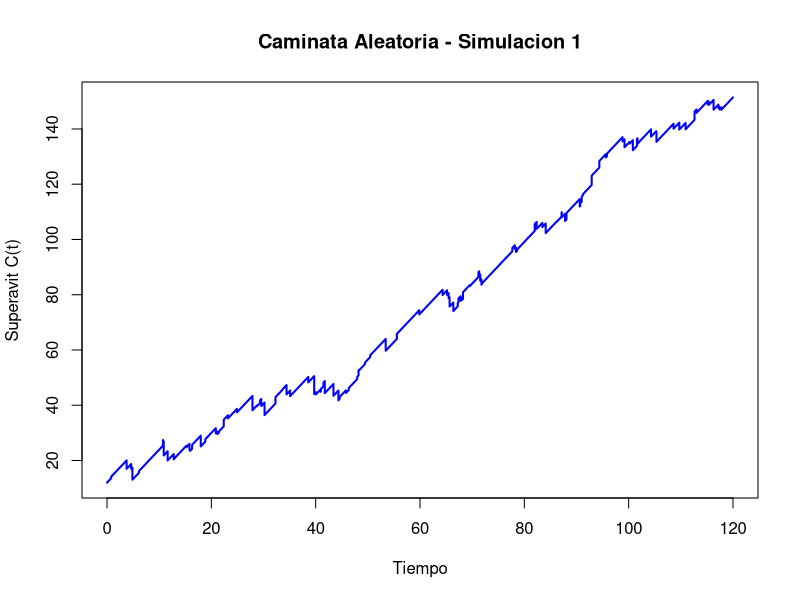
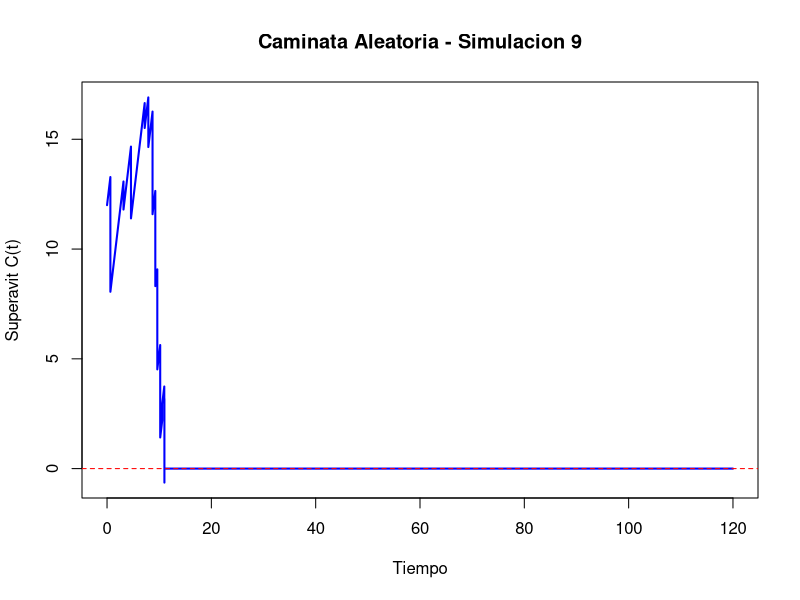

These charts were generated, in order, by the following R code: (Note: a time limit stopped this script after it produced the figures.)
set.seed(89)  # para reproducibilidad

### MODELO ###

# PARTE I: Explorar distribuciones de tamano de siniestros
# Gamma

## Parametros generales del modelo
u <- 12 # capital inicial
c <- 2 # tasa de ingreso de primas por unidad de tiempo
Tmax <- 120 # tiempo total a simular
nsim <- 10000 # Numero de simulaciones para Monte Carlo

## Parametros de frecuencia
# Parametros de la distribucion de arribos de siniestros (Exponencial)
lambda <- 0.6
# Parametros de la distribucion de arribos de inyecciones (Exponencial)
lambda_2 <- 0.3

## Parametros de tamano
# Parametros de la distribucion de tamanos de siniestros (Gamma)
alpha <- 2
sigma <- 1
# Parametros de la distribucion de tamanos de inyecciones (Gamma)
alpha_2 <- 2
sigma_2 <- 0.6

### Monte Carlo ###

## Condiciones iniciales
contador_ruinas <- 0 # Contador de ruinas
contador_no_ruinas <- 0 # Contador de no-ruinas
tiempos_ruina <- numeric() # Tiempos de ruinas
utilidades <- numeric(nsim) # Utilidades
graficado_ruina <- FALSE
graficado_no_ruina <- FALSE

## Simulaciones
for (i in 1:nsim) {
  
  ## Tiempos de arribo de los siniestros
  arribos_brutos_sin <- cumsum(rexp(n = Tmax * lambda * 2, rate = lambda))
  if (tail(arribos_brutos_sin, 1) < Tmax) {
    warning("No se generaron suficientes eventos para cubrir hasta Tmax. Aumentar n.")
  }
  arribos_sin <- arribos_brutos_sin[arribos_brutos_sin <= Tmax]
  n_sin <- length(arribos_sin)
  
  ## Tiempos de arribo de las inyecciones
  arribos_brutos_iny <- cumsum(rexp(n = Tmax * lambda_2 * 2, rate = lambda_2))
  if (tail(arribos_brutos_iny, 1) < Tmax) {
    warning("No se generaron suficientes eventos para cubrir hasta Tmax. Aumentar n.")
  }
  arribos_iny <- arribos_brutos_iny[arribos_brutos_iny <= Tmax]
  n_iny <- length(arribos_iny)
  
  ## Tamanos de los siniestros
  siniestros <- rgamma(n_sin, shape = alpha, scale = sigma)
  
  ## Tamanos de las inyecciones
  inyecciones <- rgamma(n_iny, shape = alpha_2, scale = sigma_2)
  
  ### PROCESO DE SUPERAVIT ###
  
  ## Malla temporal
  malla_temp <- seq(0, Tmax, by = 0.001)
  Ct <- numeric(length(malla_temp))
  sin_index <- 1
  acumulados_sin <- 0
  iny_index <- 1
  acumulados_iny <- 0
  ruina_ocurrida <- FALSE
  tiempo_ruina <- NA
  
  for (j in seq_along(malla_temp)) {
    t <- malla_temp[j]
    
    ## Suma siniestros que ya ocurrieron hasta t
    while (sin_index <= n_sin && arribos_sin[sin_index] <= t) {
      acumulados_sin <- acumulados_sin + siniestros[sin_index]
      sin_index <- sin_index + 1
    }
    
    ## Suma inyecciones que ya ocurrieron hasta t
    while (iny_index <= n_iny && arribos_iny[iny_index] <= t) {
      acumulados_iny <- acumulados_iny + inyecciones[iny_index]
      iny_index <- iny_index + 1
    }
    
    ## Calculamos el superavit
    Ct[j] <- u + c * t - acumulados_sin + acumulados_iny
    
    ## Verificamos si hubo ruina
    if (!ruina_ocurrida && Ct[j] < 0) {
      ruina_ocurrida <- TRUE
      tiempo_ruina <- t
      break  # podemos salir del bucle si ya hay ruina
    }
  }
  
  ## Calculamos las utilidades (si hubo)
  t_final <- if (ruina_ocurrida) tiempo_ruina else Tmax # Tiempo final efectivo
  prima_total <- c * t_final # Prima acumulada hasta ese momento
  utilidades[i] <- prima_total - acumulados_sin # Utilidad (no incluye inyecciones, solo primas - siniestros)
  
  ## Almacenamos los datos de ruina (si hubo) o no-ruina
  if (ruina_ocurrida) {
    contador_ruinas <- contador_ruinas + 1
    tiempos_ruina <- c(tiempos_ruina, tiempo_ruina)
  }
  if (!ruina_ocurrida) {
    contador_no_ruinas <- contador_no_ruinas + 1
  }
  
  ## Graficamos la primera no-ruina
  if (!ruina_ocurrida && !graficado_no_ruina) {
    plot(malla_temp, Ct, type = "l", lwd = 2, col = "blue",
         xlab = "Tiempo", ylab = "Superavit C(t)",
         main = paste0("Caminata Aleatoria - Simulacion ", i))
    abline(h = 0, col = "red", lty = 2)
    graficado_no_ruina <- TRUE
  }
  
  ## Graficamos la primera ruina
  if (ruina_ocurrida && !graficado_ruina) {
    plot(malla_temp, Ct, type = "l", lwd = 2, col = "blue",
         xlab = "Tiempo", ylab = "Superavit C(t)",
         main = paste0("Caminata Aleatoria - Simulacion ", i))
    abline(h = 0, col = "red", lty = 2)
    graficado_ruina <- TRUE
  }
}

### Resultados ###

## Calculamos los resultados de las simulaciones Monte Carlo
prob_ruina <- contador_ruinas / nsim
tiempo_prom_ruina <- ifelse(length(tiempos_ruina) > 0, mean(tiempos_ruina), NA)

## Calculamos el Intervalo de confianza
z <- 1.96  # valor z para 95 por ciento
se <- sqrt(prob_ruina * (1 - prob_ruina) / nsim)  # error estandar
ic_inf <- prob_ruina - z * se
ic_sup <- prob_ruina + z * se
# Nota: 90 por ciento z = 1.645, 95 por ciento z = 1.96, 99 por ciento z = 2.576

### Resumen ###

## Cuadro Resumen
cat("Probabilidad estimada de ruina:", round(prob_ruina, 4), "\n")
cat("Intervalo de confianza al 95 por ciento: [", round(ic_inf, 4), ",", round(ic_sup, 4), "]\n")
cat("Tiempo promedio hasta la ruina (condicionado):", round(tiempo_prom_ruina, 4), "\n")
cat("Utilidad promedio:", round(mean(utilidades), 4), "\n")

## Graficas Resumen
if (length(tiempos_ruina) > 0) {
  hist(tiempos_ruina, breaks = 50, col = "lightblue",
       main = "Distribucion de los tiempos de ruina",
       xlab = "Tiempo de ruina", ylab = "Frecuencia")
}

hist(utilidades, breaks = 50, col = "lightgreen",
     main = "Distribucion de la utilidad (prima - siniestros)",
     xlab = "Utilidad", ylab = "Frecuencia")
